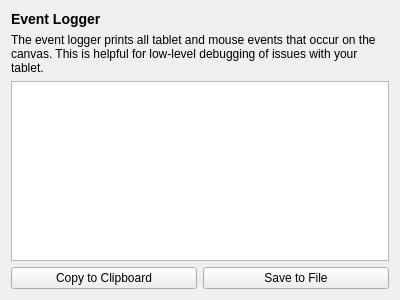
<?xml version="1.0" encoding="UTF-8"?>
<ui version="4.0">
 <class>EventLogger</class>
 <widget class="QWidget" name="EventLogger">
  <property name="geometry">
   <rect>
    <x>0</x>
    <y>0</y>
    <width>400</width>
    <height>300</height>
   </rect>
  </property>
  <property name="windowTitle">
   <string>Form</string>
  </property>
  <layout class="QVBoxLayout" name="verticalLayout">
   <item>
    <widget class="QLabel" name="title">
     <property name="text">
      <string>&lt;h3&gt;Event Logger&lt;/h3&gt;</string>
     </property>
    </widget>
   </item>
   <item>
    <widget class="QLabel" name="description">
     <property name="text">
      <string>The event logger prints all tablet and mouse events that occur on the canvas. This is helpful for low-level debugging of issues with your tablet.</string>
     </property>
     <property name="wordWrap">
      <bool>true</bool>
     </property>
    </widget>
   </item>
   <item>
    <widget class="QTextEdit" name="log">
     <property name="sizePolicy">
      <sizepolicy hsizetype="Expanding" vsizetype="Expanding">
       <horstretch>0</horstretch>
       <verstretch>1</verstretch>
      </sizepolicy>
     </property>
     <property name="lineWrapMode">
      <enum>QTextEdit::NoWrap</enum>
     </property>
     <property name="readOnly">
      <bool>true</bool>
     </property>
    </widget>
   </item>
   <item>
    <layout class="QHBoxLayout" name="buttonGroup">
     <item>
      <widget class="QPushButton" name="copyButton">
       <property name="text">
        <string comment="EventLogger">Copy to Clipboard</string>
       </property>
      </widget>
     </item>
     <item>
      <widget class="QPushButton" name="saveButton">
       <property name="text">
        <string comment="EventLogger">Save to File</string>
       </property>
      </widget>
     </item>
    </layout>
   </item>
  </layout>
 </widget>
 <resources/>
 <connections/>
</ui>
